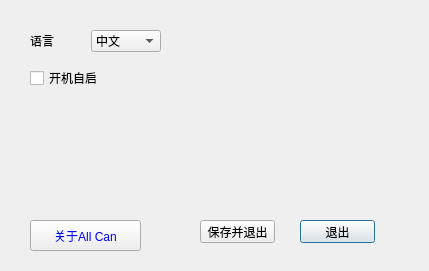
<?xml version="1.0" encoding="UTF-8"?>
<ui version="4.0">
 <class>set_btm</class>
 <widget class="QDialog" name="set_btm">
  <property name="geometry">
   <rect>
    <x>0</x>
    <y>0</y>
    <width>429</width>
    <height>271</height>
   </rect>
  </property>
  <property name="windowTitle">
   <string>Dialog</string>
  </property>
  <widget class="QPushButton" name="pushButton">
   <property name="geometry">
    <rect>
     <x>300</x>
     <y>220</y>
     <width>75</width>
     <height>23</height>
    </rect>
   </property>
   <property name="text">
    <string>退出</string>
   </property>
  </widget>
  <widget class="QPushButton" name="pushButton_2">
   <property name="geometry">
    <rect>
     <x>200</x>
     <y>220</y>
     <width>75</width>
     <height>23</height>
    </rect>
   </property>
   <property name="text">
    <string>保存并退出</string>
   </property>
  </widget>
  <widget class="QCheckBox" name="checkBox">
   <property name="geometry">
    <rect>
     <x>30</x>
     <y>70</y>
     <width>71</width>
     <height>16</height>
    </rect>
   </property>
   <property name="text">
    <string>开机自启</string>
   </property>
  </widget>
  <widget class="QWidget" name="layoutWidget">
   <property name="geometry">
    <rect>
     <x>30</x>
     <y>30</y>
     <width>131</width>
     <height>22</height>
    </rect>
   </property>
   <layout class="QHBoxLayout" name="horizontalLayout">
    <item>
     <widget class="QLabel" name="label">
      <property name="text">
       <string>语言</string>
      </property>
     </widget>
    </item>
    <item>
     <spacer name="horizontalSpacer">
      <property name="orientation">
       <enum>Qt::Horizontal</enum>
      </property>
      <property name="sizeHint" stdset="0">
       <size>
        <width>17</width>
        <height>20</height>
       </size>
      </property>
     </spacer>
    </item>
    <item>
     <widget class="QComboBox" name="comboBox">
      <item>
       <property name="text">
        <string>中文</string>
       </property>
      </item>
      <item>
       <property name="text">
        <string>English</string>
       </property>
      </item>
     </widget>
    </item>
   </layout>
  </widget>
  <widget class="QPushButton" name="aboutButton">
   <property name="geometry">
    <rect>
     <x>30</x>
     <y>220</y>
     <width>111</width>
     <height>31</height>
    </rect>
   </property>
   <property name="styleSheet">
    <string notr="true">color: rgb(0, 0, 255);
font: 75 12pt &quot;Arial&quot;;</string>
   </property>
   <property name="text">
    <string>关于All Can</string>
   </property>
  </widget>
 </widget>
 <resources/>
 <connections/>
</ui>
